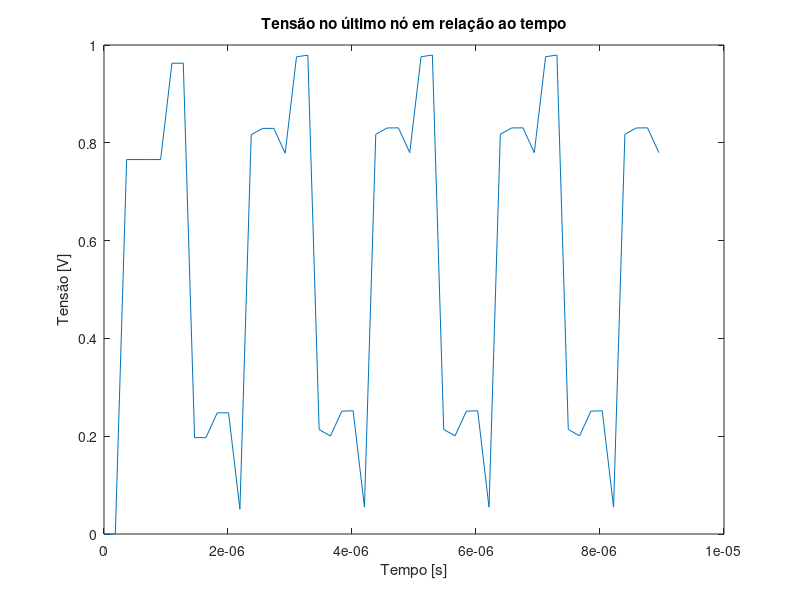
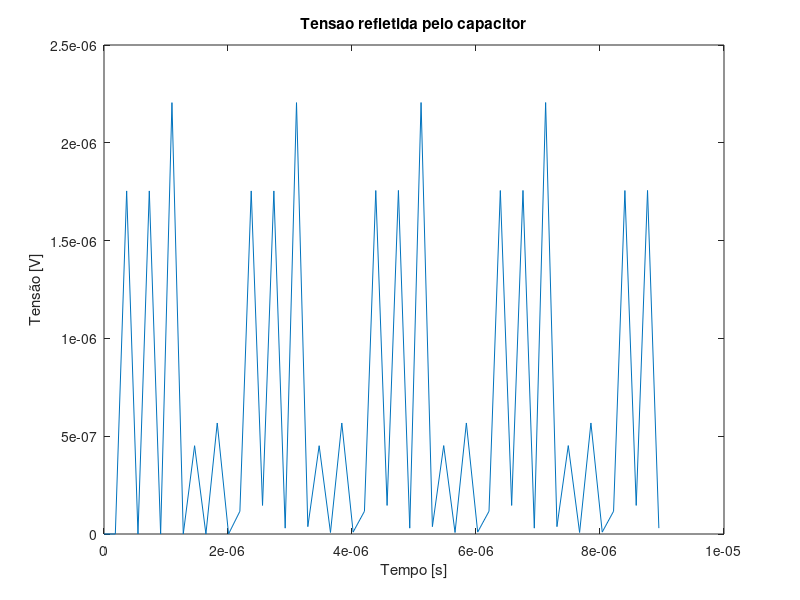

Source code (MATLAB) for these figures, in order:
%Desenvolvido para Matlab
%Você precisa entender o básico da Teoria de Linhas de Transmissão e eletromagnetismo avançado para entender esse código
%Também é necessário ler sobre irradiação de energia e a teoria de antenas
%O código processa coordenadas espaciais e temporais, fique atento

%CONTATE-ME PARA MAIS INFORMAÇÕES
%Se quiser mais referências cientificas, procure por Christopoulos and Faccioni Filho

clc
clear all

%Dados do problema

l = 8e-2; %comprimento da linha
nt = 3; %numero de nos
kt = 50; %número de iterações
RL = 4.7; %Resistencia da carga (neste caso, a resistência de gate)
Rs = 50; %Resistencia da fonte (considerando um padrão encontrado comercialmente)

%No instante K=1, todas as tensoes incidentes são nulas

for n=1:1:nt
    VID(n,1)=0;
    VIE(n,1)=0;
    VIC(1)=0;
end

%Calculo de parametros da linha
Dx = l/(nt-1); %Incremento espacial em relação ao número de nós
L = 377e-6; %L é um numero generalizado de acordo com dados de placa
C = 88.48e-12; %C é um numero generalizado de acordo com dados de placa
R = 0; %Resistencia é baixissima comparada a L e C, considerou-se zero
Z0 = 90; %Através do calculo da impedancia caracteristica
Dt = sqrt(L*C); %Incremento do vetor de tempo de acordo com a ressonancia de L e C
f=500e3; %Frequencia de 500KHz


t=0:Dt:Dt*(kt-1) %Vetor de tempo
Excitacao = 6+6*square(2*pi*t*f,50) %Onda quadrada com duty cicle de 50%

 for k=1:1:kt
     Vs(k)=Excitacao(k)
 end


%Inicio da iteração no tempo

for k=1:1:kt
    
    %Cálculo da capacitância e impedância do capacitor
        Csw = 5.4e-9
        ZC = Dt/(2*pi*f*Csw)
   
    %CÁLCULO DAS INCIDÊNCIAS
    
    %Primeiro nó, junto à fonte
    for n = 1
        if Rs == 0
            V(n,k)=Vs(k);
        else
            V(n,k)=((Vs(k)/Rs)+(2*VID(n,k)/(R+Z0)))/(1/Rs+1/(R+Z0))
        end
        I(n,k)=(V(n,k)-2*VID(n,k))/(R+Z0)
        VD(n,k)=2*VID(n,k)+I(n,k)*Z0
    end
    
    %Segundo ao penúltimo nó
    
    for n=2:1:(nt-1)
        V(n,k)= (2*VIE(n,k)/Z0 + 2*VID(n,k)/(R+Z0))/(1/Z0 + 1/(R+Z0))
        I(n,k)= (V(n,k)-(2*VID(n,k)))/(R+Z0)
        VE(n,k)= V(n,k)
        VD(n,k)= 2*VID(n,k)+I(n,k)*Z0
    end
    
    %Para o último nó
    
    for n = nt
        V(n,k)= (2*VIE(n,k)/Z0 + 2*VIC(k)/(RL+ZC))/(1/Z0 + 1/(RL+ZC))
        IC(k)= (V(n,k)-2*VIC(k))/(RL+ZC)
        VC(k)= 2*VIC(k)+IC(k)*ZC
    end
    
    %CÁLCULO DAS REFLEXÕES
    
    %Primeiro nó
    
    for n=1
        VRD(n,k)=VD(n,k)-VID(n,k)
    end
    
    %Segundo ao penúltimo nó
    for n=2:1:(nt-1)
        VRD(n,k)=VD(n,k)-VID(n,k)
        VRE(n,k)=VE(n,k)-VIE(n,k)
    end
    
    %Último nó
    for n= nt
        VRE(n,k)=V(n,k)-VIE(n,k)
        VRC(k)=VC(k)-VIC(k)
    end
    
    %CONEXÃO COM O MOMENTO SEGUINTE
    
    %Primeiro nó
    for n = 1
        VID(n,k+1)=VRE(n+1,k)
    end
    
    %Segundo ao penúltimo nó
    for n = 2:1:(nt-1)
        VIE(n,k+1)=VRD(n-1,k)
        VID(n,k+1)=VRE(n+1,k)
    end
    
    %Último nó
    for n=nt
        VIE(n,k+1)=VRD(n-1,k)
        VIC(k+1)= -VRC(k)
    end
end

%Plot dos resultados
plot(t,V(nt,1:kt))
title('Tensão no último nó em relação ao tempo')
xlabel('Tempo [s]')
ylabel('Tensão [V]')

figure
plot(t,VRC)
title('Tensao refletida pelo capacitor')
xlabel('Tempo [s]')
ylabel('Tensão [V]')
